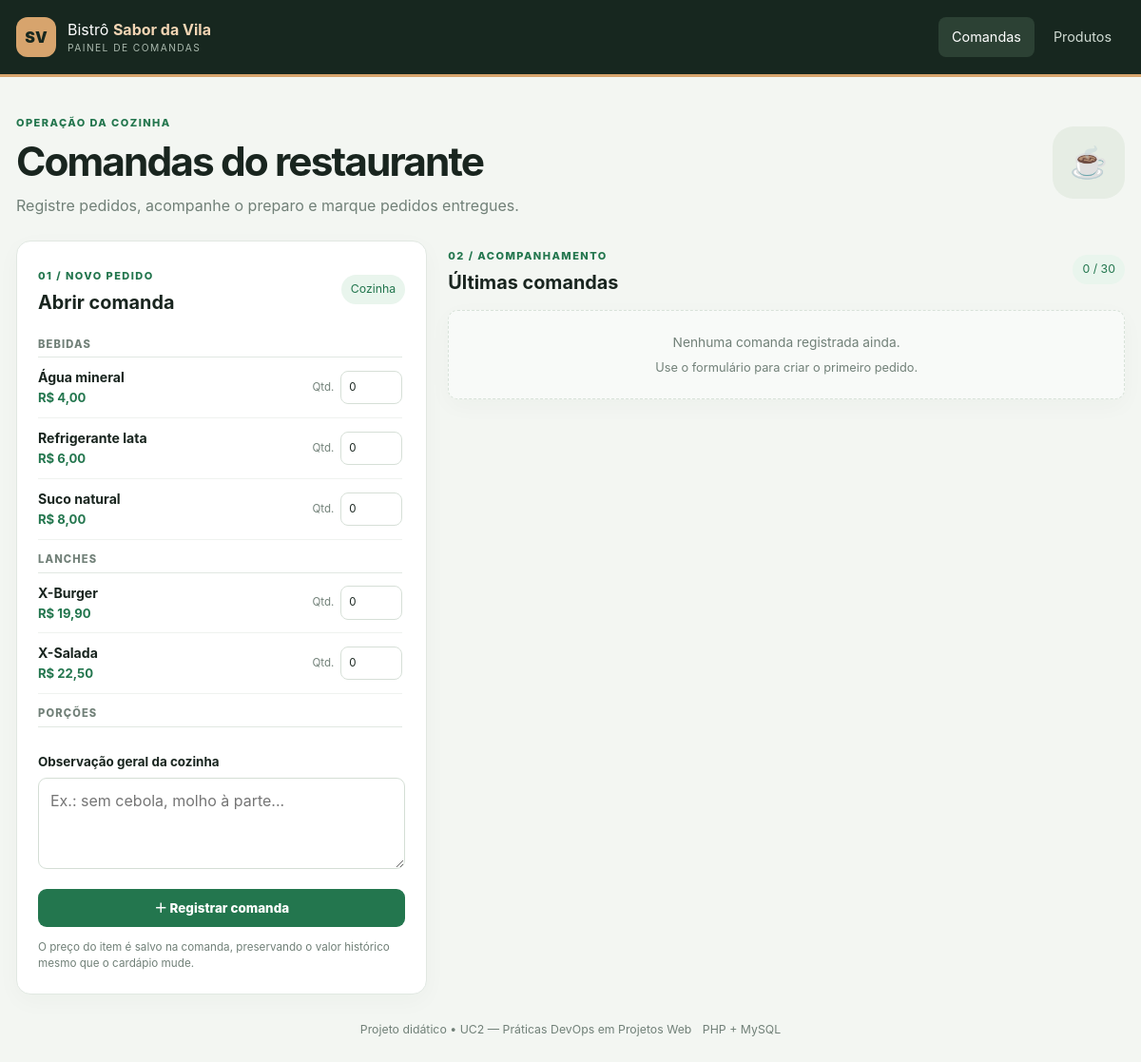
The page / on the database its author committed.
### tables this page shows
CREATE TABLE IF NOT EXISTS produtos (
 id INT UNSIGNED NOT NULL AUTO_INCREMENT,
 nome VARCHAR(120) NOT NULL,
 descricao VARCHAR(255) DEFAULT NULL,
 categoria VARCHAR(60) NOT NULL DEFAULT 'Outros',
 preco DECIMAL(10,2) NOT NULL DEFAULT 0.00,
 ativo TINYINT(1) NOT NULL DEFAULT 1,
 criado_em TIMESTAMP NOT NULL DEFAULT CURRENT_TIMESTAMP,
 atualizado_em TIMESTAMP NOT NULL DEFAULT CURRENT_TIMESTAMP ON UPDATE CURRENT_TIMESTAMP,
 PRIMARY KEY (id), INDEX idx_produtos_ativo_categoria (ativo,categoria)
);

### index.php (the view, shortened to what this page needs)
<?php
require_once __DIR__.'/config/database.php';
function e($v): string { return htmlspecialchars((string)($v ?? ''), ENT_QUOTES | ENT_SUBSTITUTE, 'UTF-8'); }
function brl($v): string { return 'R$ '.number_format((float)$v,2,',','.'); }
$produtos=$pdo->query("SELECT id,nome,categoria,preco FROM produtos WHERE ativo=1 ORDER BY categoria,nome")->fetchAll();
$comandas=$pdo->query("SELECT c.*,COALESCE(SUM(i.quantidade*i.preco_unitario),0) total,COALESCE(SUM(i.quantidade),0) unidades FROM comandas c LEFT JOIN itens_comanda i ON i.comanda_id=c.id GROUP BY c.id ORDER BY c.id DESC LIMIT 30")->fetchAll();
?>
<!doctype html><html lang="pt-BR"><head><meta charset="utf-8"><meta name="viewport" content="width=device-width,initial-scale=1"><title>Comandas | Bistrô Sabor da Vila</title><link rel="stylesheet" href="assets/style.css"></head><body>
<header class="topbar"><div class="wrap topbar-inner"><a class="brand" href="index.php"><span class="brand-icon">SV</span><span>Bistrô <b>Sabor da Vila</b><small>PAINEL DE COMANDAS</small></span></a><nav><a class="nav-active" href="index.php">Comandas</a><a href="produtos.php">Produtos</a></nav></div></header>
<main class="wrap"><section class="hero"><div><span class="eyebrow">OPERAÇÃO DA COZINHA</span><h1>Comandas do restaurante</h1><p>Registre pedidos, acompanhe o preparo e marque pedidos entregues.</p></div><div class="hero-mark">☕</div></section>
<section class="layout"><div class="panel"><div class="panel-heading"><div><span class="step">01 / NOVO PEDIDO</span><h2>Abrir comanda</h2></div><span class="pill">Cozinha</span></div>
<form method="post"><input type="hidden" name="acao" value="criar_comanda">
<?php if(!$produtos):?><div class="empty">Nenhum produto ativo. Cadastre produtos no painel Produtos.</div><?php else:?><div class="product-list"><?php $cat='';foreach($produtos as $p):if($cat!==$p['categoria']):$cat=$p['categoria'];?><div class="category-label"><?=e($cat)?></div><?php endif;?><label class="product-row"><span class="product-info"><strong><?=e($p['nome'])?></strong><small><?=brl($p['preco'])?></small></span><span class="quantity"><span>Qtd.</span><input type="number" name="quantidade[<?=(int)$p['id']?>]" min="0" max="99" value="0" aria-label="Quantidade de <?=e($p['nome'])?>"></span></label><?php endforeach;?></div>
<label class="field-label" for="obs">Observação geral da cozinha</label><textarea id="obs" name="observacao" rows="3" maxlength="2000" placeholder="Ex.: sem cebola, molho à parte..."></textarea><button class="button primary full" type="submit">＋ Registrar comanda</button><?php endif;?></form><p class="hint">O preço do item é salvo na comanda, preservando o valor histórico mesmo que o cardápio mude.</p></div>
<div class="orders-column"><div class="section-heading"><div><span class="step">02 / ACOMPANHAMENTO</span><h2>Últimas comandas</h2></div><span class="count"><?=count($comandas)?> / 30</span></div>
<?php if(!$comandas):?><div class="panel empty large">Nenhuma comanda registrada ainda.<br><span>Use o formulário para criar o primeiro pedido.</span></div><?php endif;?></div></section>
<footer>Projeto didático • UC2 — Práticas DevOps em Projetos Web <span>PHP + MySQL</span></footer></main></body></html>

### assets/style.css (style rules this page uses)
:root { --ink:#19251f;--muted:#718078;--line:#e1e8e2;--paper:#fff;--bg:#f3f6f2;--green:#23764e;--green-dark:#185a3a;--mint:#e9f5ed }
* { box-sizing:border-box }
body { margin:0;background:var(--bg);color:var(--ink);font-family:Inter,system-ui,-apple-system,"Segoe UI",sans-serif;line-height:1.5 }
.wrap { width:min(1200px,calc(100% - 34px));margin:0 auto }
.topbar { background:#17271f;color:#fff;border-bottom:3px solid #d7a46d }
.topbar-inner { min-height:78px;display:flex;align-items:center;justify-content:space-between;gap:20px }
.brand { display:flex;align-items:center;gap:12px;color:#fff;text-decoration:none }
.brand b { color:#f2d5b4 }
.brand small { display:block;color:#aab9ae;font-size:.64rem;letter-spacing:.14em }
.brand-icon { display:grid;place-items:center;width:42px;height:42px;background:#d7a46d;color:#17271f;border-radius:12px;font-weight:900 }
.topbar nav { display:flex;gap:6px }
.topbar nav a { padding:10px 14px;color:#d0dbd3;text-decoration:none;border-radius:8px;font-size:.9rem }
.topbar nav a:hover,.topbar nav .nav-active { background:#2c4134;color:#fff }
.hero { padding:34px 0 25px;display:flex;align-items:center;justify-content:space-between;gap:20px }
.eyebrow,.step { font-size:.69rem;letter-spacing:.13em;font-weight:850;color:var(--green) }
h1 { font-size:clamp(1.9rem,4vw,2.65rem);letter-spacing:-.045em;line-height:1.15;margin:7px 0 9px }
.hero p { margin:0;color:var(--muted) }
.hero-mark { width:76px;height:76px;border-radius:22px;display:grid;place-items:center;background:#e6ede4;color:var(--green);font-size:2rem }
.layout { display:grid;grid-template-columns:minmax(290px,.82fr) minmax(0,1.35fr);align-items:start;gap:22px }
.panel,.order-card { background:var(--paper);border:1px solid var(--line);border-radius:15px;box-shadow:0 7px 24px #1b302208 }
.panel { padding:22px }
.panel-heading,.section-heading { display:flex;align-items:center;justify-content:space-between;gap:12px;margin-bottom:20px }
.panel h2,.section-heading h2 { margin:4px 0 0;font-size:1.24rem }
.pill,.count { font-size:.77rem;color:var(--green);background:var(--mint);border-radius:999px;padding:6px 10px;white-space:nowrap }
.product-list { max-height:420px;overflow:auto;padding-right:3px }
.category-label { font-size:.7rem;letter-spacing:.1em;text-transform:uppercase;color:var(--muted);font-weight:850;padding:12px 0 5px;border-bottom:1px solid var(--line) }
.category-label:first-child { padding-top:0 }
.product-row { display:flex;justify-content:space-between;align-items:center;gap:12px;padding:10px 0;border-bottom:1px solid #eff2ef;cursor:pointer }
.product-info { display:flex;flex-direction:column;gap:2px;min-width:0 }
.product-info strong { font-size:.88rem }
.product-info small { font-size:.82rem;color:var(--green);font-weight:750 }
.quantity { display:flex;align-items:center;gap:7px;color:var(--muted);font-size:.72rem }
.quantity input { width:65px;padding:8px;border:1px solid #d6dfd7;border-radius:8px;font:inherit;color:var(--ink) }
.field-label,.admin-form label { display:flex;flex-direction:column;gap:7px;font-size:.84rem;font-weight:700;margin:17px 0 7px }
textarea,.admin-form input:not([type=checkbox]):not([type=hidden]) { width:100%;border:1px solid #d4ded5;border-radius:9px;padding:11px 12px;background:white;color:var(--ink);font:inherit }
.button { display:inline-flex;align-items:center;justify-content:center;border:0;border-radius:9px;padding:10px 13px;font:inherit;font-size:.84rem;font-weight:800;text-decoration:none;cursor:pointer }
.primary { background:var(--green);color:#fff }
.full { width:100%;margin-top:15px }
.hint { font-size:.73rem;color:var(--muted);margin:13px 0 0 }
.orders-column { min-width:0 }
.section-heading { margin:2px 0 13px }
.empty { padding:20px;background:#f8faf8;border:1px dashed #d8e2d9;border-radius:10px;color:var(--muted);font-size:.86rem }
.empty.large { text-align:center;line-height:1.9 }
.empty span { font-size:.8rem }
footer { padding:28px 0 35px;text-align:center;font-size:.77rem;color:var(--muted) }
footer span { margin-left:8px }

### rows shown on the page
produtos: categoria "BEBIDAS", nome "Água mineral", preco "R$ 4,00"
produtos: nome "Refrigerante lata", preco "R$ 6,00"
produtos: nome "Suco natural", preco "R$ 8,00"
produtos: categoria "LANCHES", nome "X-Burger", preco "R$ 19,90"
produtos: nome "X-Salada", preco "R$ 22,50"
produtos: categoria "PORÇÕES"

### other values the page prints
count($comandas) "0"
